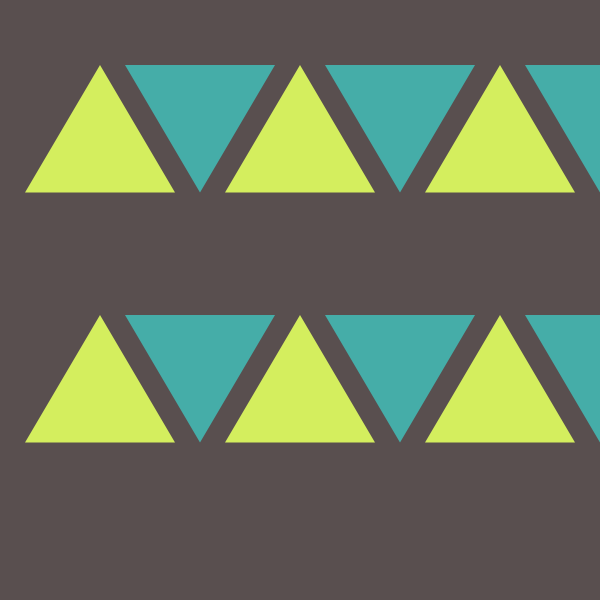
Frame 1 (no input)
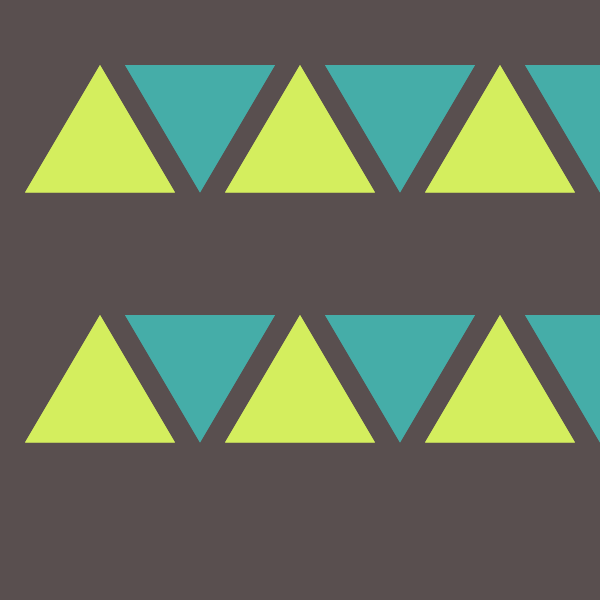
Frame 2 (the mouse pressed at the canvas centre, redrawn once)

The Processing sketch that drew these frames (run headless with seeded random() and noise(); the mouse was pressed at the canvas centre and the sketch redrawn once):

// Processing sketch: processing_147674
// ── processing_147674.pde

// Konkuk University
// Department of Dynamic Media
// SOS iDesign
// Name: Eunjin Park
// ID: 201420079

void setup() { 
  size(600,600); 
  background(89,79,79);
  noLoop();
}
void draw() {
  noStroke();
fill(212,238,94);
  for (float i = 100; i <= width; i = i + 200) { 
    for (float j = 150; j <= height; j = j + 250) {
      tri1(i, j);
    }
  }
  fill(69,173,168);
  for (float k = 200; k <=900; k = k+200) {
    for (float h = 150; h <=height; h = h + 250) {
  tri2(k,h);
    }
  }
}
void tri1(float x1, float y1) { 
  pushMatrix(); 
  translate (x1, y1); 
  triangle (-75,42.5,75,42.5,0,-85);
  popMatrix();
}
void tri2(float x2, float y2) {
  pushMatrix();
  translate (x2,y2);
  triangle (-75,-85,75,-85,0,42.5);
  popMatrix();
}

void keyPressed(){
background(0);
redraw();
} 
